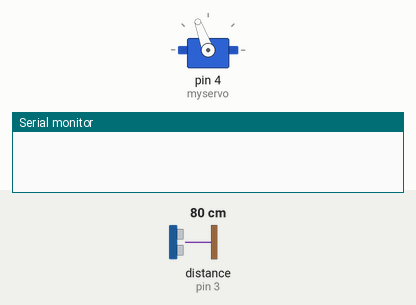
Simulated run of this sketch. Board: Arduino Uno, built with avr-gcc and run on an emulated ATmega328P. Parts: servo, the last lines printed to the serial monitor. Wiring (inferred from the names in the program): ultrasonic range finder: trigger pin 2; echo pin 3. The test bench sets the inputs (shaded band); at power-on: distance to the obstacle (sensor on pin 3) 80 cm. The echo pulse lasts 58.3 µs per cm.

Above: at 1.8 s.
1.9 s: distance to the obstacle (sensor on pin 3) set to 18 cm
3.4 s: distance to the obstacle (sensor on pin 3) set to 14 cm
At 4.3 s:
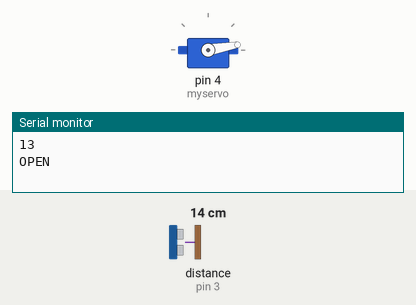
Timing chart, 0 to 6.4 s (numbered marks = the images above; inputs shaded):
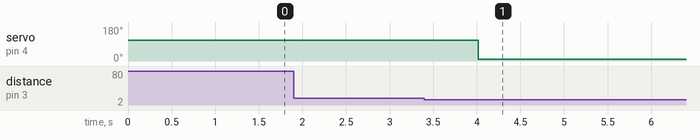

Measured:
- the behaviour switches between 17 and 16 cm on distance to the obstacle (sensor on pin 3) (found by bisection; images 0 and 1)
- after the input at 1.9 s, every drawn part: stays the same
- after the input at 3.4 s, servo on pin 4 (myservo): 110° → 10° after 0.62 s

The sketch:

arduino-r3-servo.ino
```cpp
#include <Servo.h>
#define trigPin 2
#define echoPin 3
#define CLOSE_TRASH 110 // Góc đóng của servo
#define OPEN_TRASH 10   // Góc mở của servo

Servo myservo;
unsigned char autoTrigger = 0;

void setup()
{
  Serial.begin(9600);
  pinMode(trigPin, OUTPUT);
  pinMode(echoPin, INPUT);
  myservo.attach(4);
  myservo.write(CLOSE_TRASH); // Khởi động với servo ở góc đóng
}

void loop()
{
  long duration, distance;
  digitalWrite(trigPin, LOW);
  delayMicroseconds(2);
  digitalWrite(trigPin, HIGH);
  delayMicroseconds(10);
  digitalWrite(trigPin, LOW);

  duration = pulseIn(echoPin, HIGH);
  distance = duration / 58.0; // Chia cho 58 để tính đơn vị là cm

  if (distance >= 0 && distance <= 15)
  {
    if (!autoTrigger)
    {
      autoTrigger = 1;
      Serial.println(distance);
      Serial.println("OPEN"); // In ra "OPEN" khi mở
      myservo.write(OPEN_TRASH);
      delay(4000); // Thời gian mở
    }
  }
  else
  {
    if (autoTrigger)
    {
      autoTrigger = 0;
      Serial.println(distance);
      Serial.println("CLOSE"); // In ra "CLOSE" khi đóng
      myservo.write(CLOSE_TRASH);
    }
  }
  delay(1000); // Thời gian giữa các lần đo
}
```
